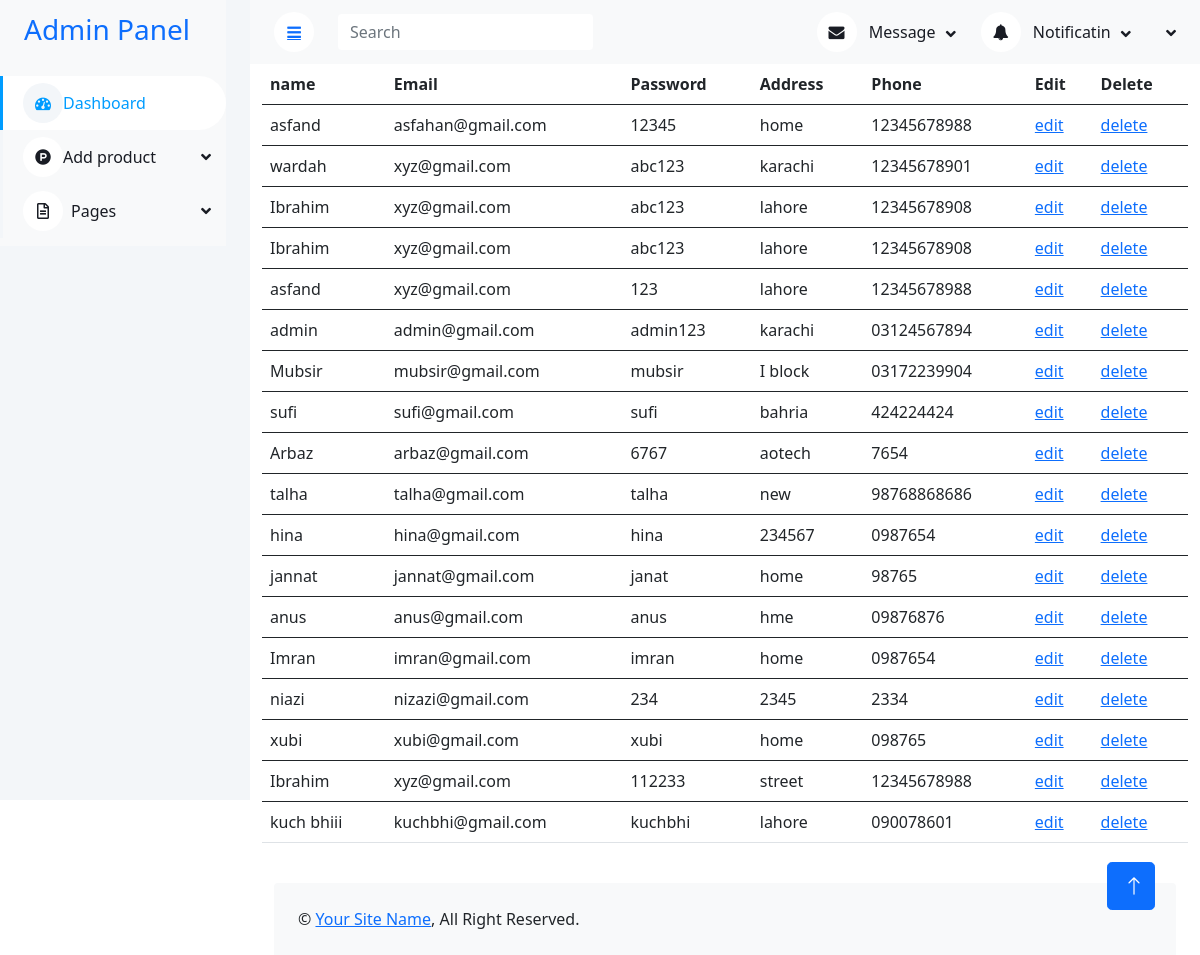
The app's page /admin/ex.php with its own data.
### tables this page shows
CREATE TABLE `users` (
  `user_id` int(11) NOT NULL,
  `user_name` varchar(255) DEFAULT NULL,
  `email` varchar(255) DEFAULT NULL,
  `passwordd` varchar(255) DEFAULT NULL,
  `address` varchar(255) DEFAULT NULL,
  `Phone` varchar(11) NOT NULL,
  `role` int(11) DEFAULT NULL
);

### admin/ex.php (the view)
<?php
include("header.php");
include("config.php");
$query = "SELECT * FROM users";
$result = mysqli_query($conn,$query);
?>
<div style="overflow-x:auto">
<div class="container">
<table class="table">
  <thead>
    <tr>
      <th scope="col">name</th>
      <th scope="col">Email</th>
      <th scope="col">Password</th>
      <th scope="col">Address</th>
      <th scope="col">Phone</th>
      <th scope="col">Edit</th>
      <th scope="col">Delete</th>
    </tr>
  </thead>
  <?php
            while($data = mysqli_fetch_assoc($result)){
                ?>
  <tbody>
                <tr >
                <td><?php echo $data ["user_name"]; ?></td>
                <td><?php echo $data ["email"]; ?></td>
                <td><?php echo $data ["passwordd"]; ?></td>
                <td><?php echo $data ["address"]; ?></td>
                <td><?php echo $data ["Phone"]; ?></td>
                <td><a  onclick="return confirm('are you sure data edit')" href="edit.php?id=<?php echo $data["user_id"]; ?>" >edit</a></td>
                <td><a  onclick="return confirm('are you sure delete data')"  href="delete.php?id=<?php echo $data["user_id"]; ?>" >delete</a></td>
                </tr>
  </tbody>
                <?php
            }
            ?>
</table>
</div>
</div>
<?php
include("footer.php");
?>

### admin/css/style.css (style rules this page uses)
:root { --primary: #009CFF; --light: #F3F6F9; --dark: #191C24; }

### records on screen
users: user_name "asfand", email "asfahan@gmail.com", passwordd "12345", address "home", Phone "12345678988"
users: user_name "wardah", email "xyz@gmail.com", passwordd "abc123", address "karachi", Phone "12345678901"
users: user_name "Ibrahim", email "xyz@gmail.com", passwordd "abc123", address "lahore", Phone "12345678908"
users: user_name "Ibrahim", email "xyz@gmail.com", passwordd "abc123", address "lahore", Phone "12345678908"
users: user_name "asfand", email "xyz@gmail.com", passwordd "123", address "lahore", Phone "12345678988"
users: user_name "admin", email "admin@gmail.com", passwordd "admin123", address "karachi", Phone "03124567894"
users: user_name "Mubsir", email "mubsir@gmail.com", passwordd "mubsir", address "I block", Phone "03172239904"
users: user_name "sufi", email "sufi@gmail.com", passwordd "sufi", address "bahria", Phone "424224424"
users: user_name "Arbaz", email "arbaz@gmail.com", passwordd "6767", address "aotech", Phone "7654"
users: user_name "talha", email "talha@gmail.com", passwordd "talha", address "new", Phone "98768868686"
users: user_name "hina", email "hina@gmail.com", passwordd "hina", address "234567", Phone "0987654"
users: user_name "jannat", email "jannat@gmail.com", passwordd "janat", address "home", Phone "98765"
users: user_name "anus", email "anus@gmail.com", passwordd "anus", address "hme", Phone "09876876"
users: user_name "Imran", email "imran@gmail.com", passwordd "imran", address "home", Phone "0987654"
users: user_name "niazi", email "nizazi@gmail.com", passwordd "234", address "2345", Phone "2334"
users: user_name "xubi", email "xubi@gmail.com", passwordd "xubi", address "home", Phone "098765"
users: user_name "Ibrahim", email "xyz@gmail.com", passwordd "112233", address "street", Phone "12345678988"
users: user_name "kuch bhiii", email "kuchbhi@gmail.com", passwordd "kuchbhi", address "lahore", Phone "090078601"
